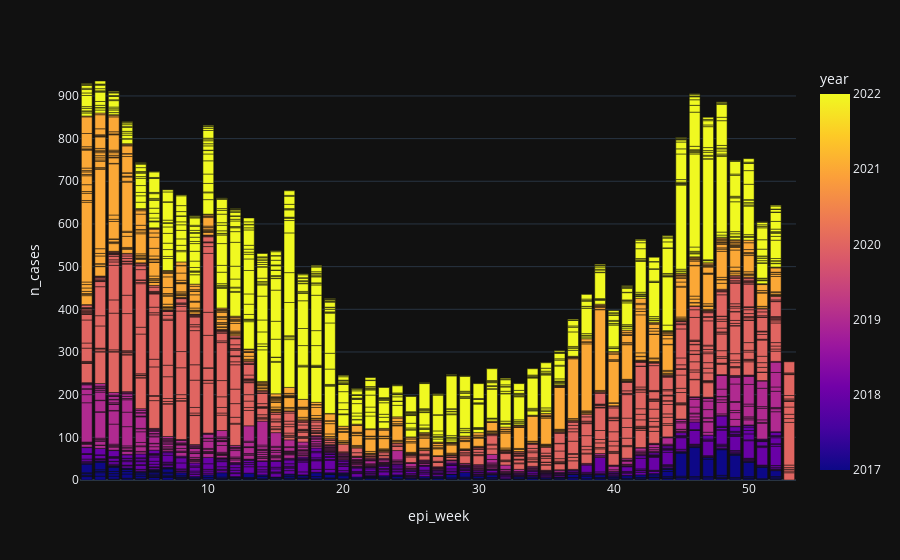

Notebook code cell kept with this figure:
### Code cell
df_dengue.plot(x='epi_week', y='n_cases', template='plotly_dark', color='year', kind='bar')

### Figure 1 — Plotly figure (JSON) as saved in the notebook; plotly's stock layout.template omitted (floating-point values rounded to 4 significant figures; data arrays with more than 128 entries replaced by an {"elided": "..."} marker saying what was removed)
{"data": [{"alignmentgroup": "True", "hovertemplate": "epi_week=%{x}<br>n_cases=%{y}<br>year=%{marker.color}<extra></extra>", "legendgroup": "", "marker": {"color": {"elided": "16589 int values"}, "coloraxis": "coloraxis", "pattern": {"shape": ""}}, "name": "", "offsetgroup": "", "orientation": "v", "showlegend": false, "textposition": "auto", "type": "bar", "x": {"elided": "16589 int values"}, "xaxis": "x", "y": {"elided": "16589 int values"}, "yaxis": "y"}], "layout": {"barmode": "relative", "coloraxis": {"colorbar": {"title": {"text": "year"}}, "colorscale": [[0, "#0d0887"], [0.1111, "#46039f"], [0.2222, "#7201a8"], [0.3333, "#9c179e"], [0.4444, "#bd3786"], [0.5556, "#d8576b"], [0.6667, "#ed7953"], [0.7778, "#fb9f3a"], [0.8889, "#fdca26"], [1, "#f0f921"]]}, "legend": {"tracegroupgap": 0}, "margin": {"t": 60}, "xaxis": {"anchor": "y", "domain": [0, 1], "title": {"text": "epi_week"}}, "yaxis": {"anchor": "x", "domain": [0, 1], "title": {"text": "n_cases"}}}}
